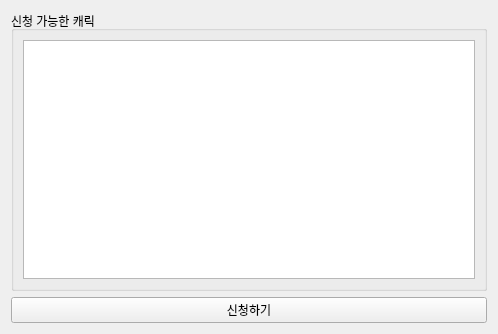
<?xml version="1.0" encoding="UTF-8"?>
<ui version="4.0">
 <class>Form</class>
 <widget class="QWidget" name="Form">
  <property name="geometry">
   <rect>
    <x>0</x>
    <y>0</y>
    <width>498</width>
    <height>334</height>
   </rect>
  </property>
  <property name="windowTitle">
   <string>Form</string>
  </property>
  <layout class="QGridLayout" name="gridLayout_2">
   <item row="0" column="0">
    <layout class="QVBoxLayout" name="verticalLayout">
     <item>
      <widget class="QGroupBox" name="groupBox">
       <property name="title">
        <string>신청 가능한 캐릭</string>
       </property>
       <layout class="QGridLayout" name="gridLayout">
        <item row="0" column="0">
         <widget class="QListWidget" name="listWidget"/>
        </item>
       </layout>
      </widget>
     </item>
     <item>
      <widget class="QPushButton" name="pushButton">
       <property name="text">
        <string>신청하기</string>
       </property>
      </widget>
     </item>
    </layout>
   </item>
  </layout>
 </widget>
 <resources/>
 <connections/>
</ui>
